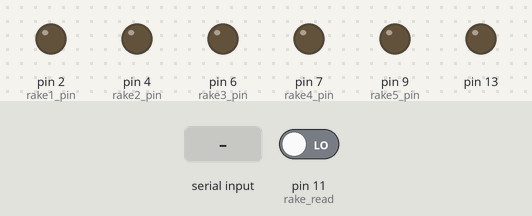
Simulated run of this sketch. Board: Arduino Uno, built with avr-gcc and run on an emulated ATmega328P. On the bench: output pins drawn as LEDs (lit = HIGH). Inputs (shaded band) come from the test bench; at power-on: pin 11 (rake_read) LOW.

Above: at 1.2 s.
1.3 s: "rake1on" received over Serial
At 3.1 s:
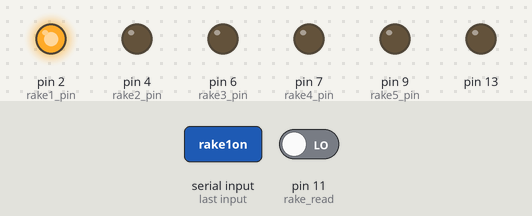
4.3 s: "rake2on" received over Serial
At 5.9 s:
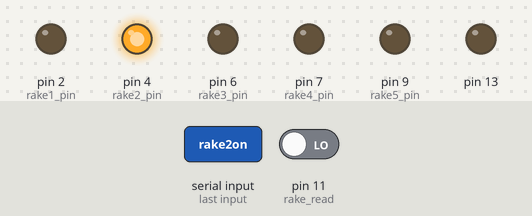
7.3 s: "rake3on" received over Serial
At 9.1 s:
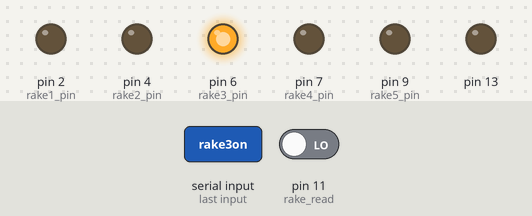
10.3 s: "rake4on" received over Serial
At 11.8 s:
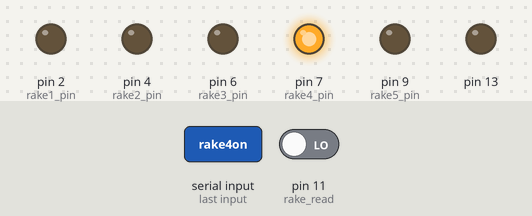
13.3 s: "rake5on" received over Serial
At 15.0 s:
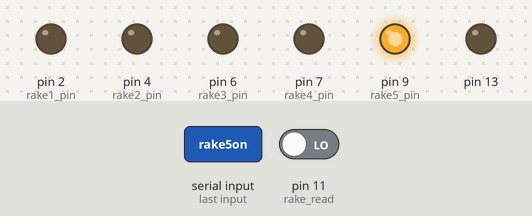
Timing chart, 0 to 16.8 s (numbered marks = the images above; inputs shaded):
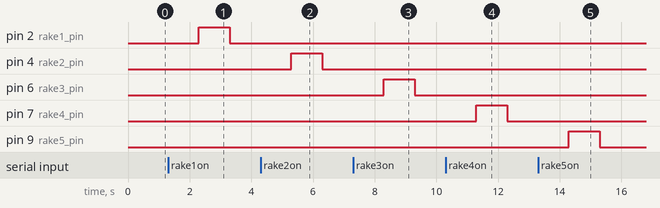

The sketch:

ALL_Rakes_V2.ino
```cpp
#define rake1_pin 2
#define rake2_pin 4
#define rake3_pin 6
#define rake4_pin 7
#define rake5_pin 9

#define rake_read 11

void setup() {
  Serial.begin(115200);

  pinMode(rake1_pin, OUTPUT);
  pinMode(rake2_pin, OUTPUT);
  pinMode(rake3_pin, OUTPUT);
  pinMode(rake4_pin, OUTPUT);
  pinMode(rake5_pin, OUTPUT);
  pinMode(13,OUTPUT);

  pinMode(rake_read, INPUT);

  digitalWrite(13,LOW);
}

void loop() {
  if (Serial.available() > 0) //if data available
  {
    String data = Serial.readString();  //read until timeout
    data.trim();   // remove any \r \n whitespace at the end of the String

    //Serial.println(data);

    if (data == "rake1on")
    {
      //digitalWrite(13,HIGH);
      rakeon(rake1_pin);
      //digitalWrite(13,LOW);
    }
    if (data == "rake2on")
    {
      //digitalWrite(13,HIGH);
      rakeon(rake2_pin);
      //digitalWrite(13,LOW);
    }
    if (data == "rake3on")
    {
      //digitalWrite(13,HIGH);
      rakeon(rake3_pin);
      //digitalWrite(13,LOW);
    }
    if (data == "rake4on")
    {
      //digitalWrite(13,HIGH);
      rakeon(rake4_pin);
      //digitalWrite(13,LOW);
    }
    if (data == "rake5on")
    {
      //digitalWrite(13,HIGH);
      rakeon(rake5_pin);
      //digitalWrite(13,LOW);
    }
  }
}

void rakeon(int rake_pin)
{
  //Serial.println(rake_pin);
  if (digitalRead(rake_read) == LOW)
  {
    //Serial.print("Done");
    digitalWrite(rake_pin, HIGH);
    delay(1000);
    while (digitalRead(rake_read) == HIGH);
    digitalWrite(rake_pin, LOW);
  }
}
```

Measured:
- after the input at 1.3 s, pin 2 (rake1_pin): LOW → HIGH after 1.0 s, → LOW 1.0 s later
- after the input at 4.3 s, pin 4 (rake2_pin): LOW → HIGH after 1.0 s, → LOW 1.0 s later
- after the input at 7.3 s, pin 6 (rake3_pin): LOW → HIGH after 1.0 s, → LOW 1.0 s later
- after the input at 10.3 s, pin 7 (rake4_pin): LOW → HIGH after 1.0 s, → LOW 1.0 s later
- after the input at 13.3 s, pin 9 (rake5_pin): LOW → HIGH after 1.0 s, → LOW 1.0 s later
